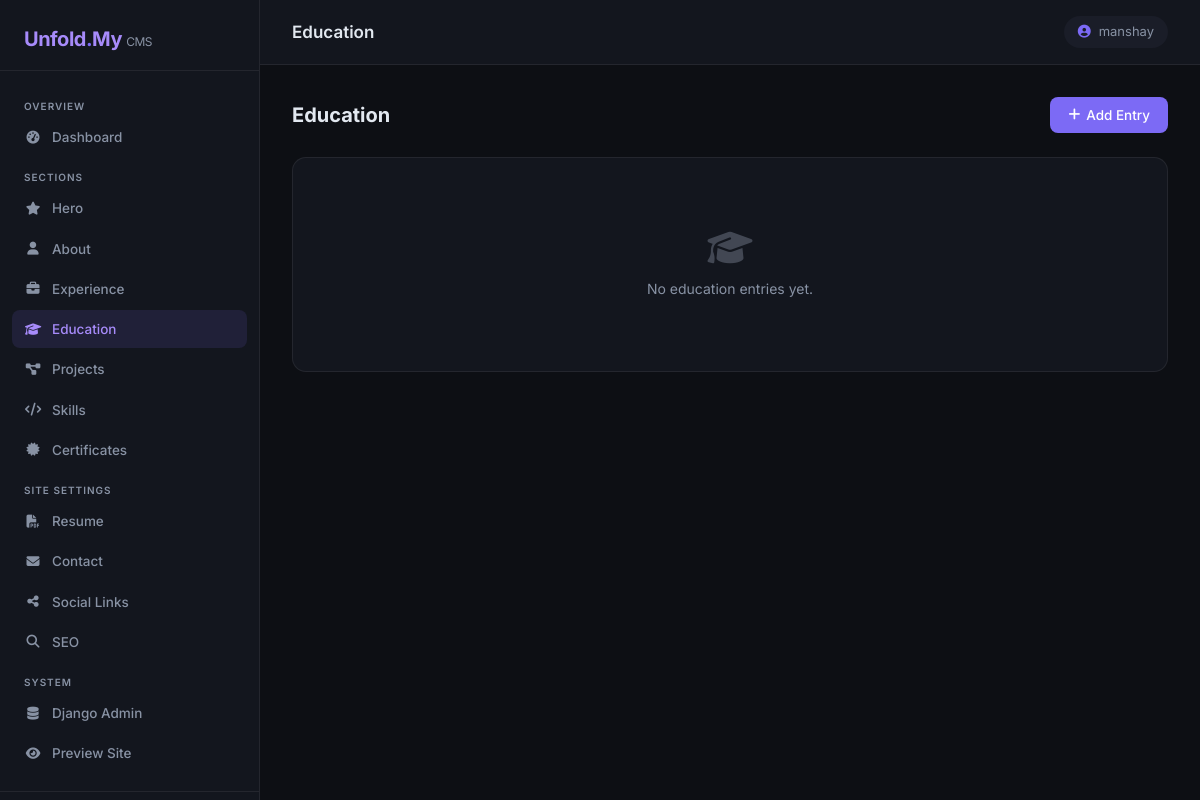
/admin-panel/education/ (signed in), run on an earlier commit of the app's database.
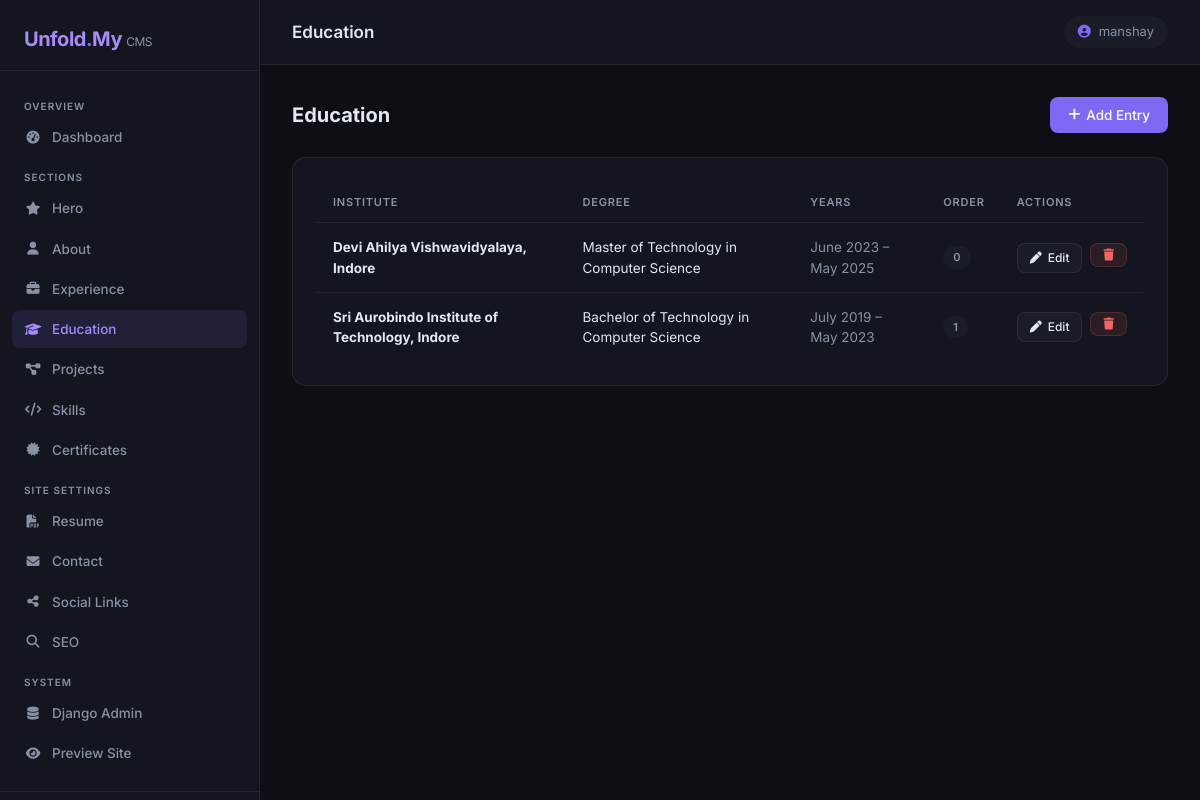
And on a later commit of the database.
### profile_1/models.py (models this page shows, shortened)
class Education(models.Model):
    institute = models.CharField(max_length=250)
    degree = models.CharField(max_length=250)
    start_year = models.CharField(max_length=10)
    end_year = models.CharField(max_length=10)
    percentage = models.CharField(max_length=20, blank=True)
    description = models.TextField(blank=True)
    display_order = models.PositiveIntegerField(default=0)
    class Meta:
        ordering = ["display_order"]

### profile_1/admin_panel/views.py (the view)
# urls.py: path("education/",         views.education_list,      name="education"),
@staff_required
def education_list(request):
    items = Education.objects.all()
    return render(request, "admin-panel/education.html", {"items": items})

### profile_1/admin_panel/views.py (called while the page is built)
def staff_required(view_func):
    @wraps(view_func)
    def wrapper(request, *args, **kwargs):
        if not (request.user.is_authenticated and request.user.is_staff):
            return redirect("admin_panel:login")
        return view_func(request, *args, **kwargs)
    return wrapper

### profile_1/templates/admin-panel/education.html (shortened to what this page needs)
{% extends "admin-panel/base.html" %}
{% block page_title_header %}Education{% endblock %}
{% block nav_education %}active{% endblock %}
{% block content %}
<div class="page-header">
  <h2>Education</h2>
  <a href="{% url 'admin_panel:education-add' %}" class="btn-panel btn-primary-panel"><i class="fa-solid fa-plus"></i> Add Entry</a>
</div>
<div class="panel-card">
  {% if items %}
  <table class="panel-table">
    <thead>
      <tr><th>Institute</th><th>Degree</th><th>Years</th><th>Order</th><th>Actions</th></tr>
    </thead>
    <tbody>
      {% for item in items %}
      <tr>
        <td><strong>{{ item.institute }}</strong></td>
        <td>{{ item.degree }}</td>
        <td style="color:var(--muted)">{{ item.start_year }} – {{ item.end_year }}</td>
        <td><span class="badge-panel badge-muted">{{ item.display_order }}</span></td>
        <td>
          <div style="display:flex;gap:8px;">
            <a href="{% url 'admin_panel:education-edit' item.pk %}" class="btn-panel btn-secondary-panel btn-sm-panel"><i class="fa-solid fa-pen"></i> Edit</a>
            <form method="post" action="{% url 'admin_panel:education-delete' item.pk %}" style="display:inline;" onsubmit="return confirm('Delete?')">
              {% csrf_token %}<button type="submit" class="btn-panel btn-danger-panel btn-sm-panel"><i class="fa-solid fa-trash"></i></button>
            </form>
          </div>
        </td>
      </tr>
      {% endfor %}
    </tbody>
  </table>
  {% else %}
  <div class="empty-state"><i class="fa-solid fa-graduation-cap"></i>No education entries yet.</div>
  {% endif %}
</div>
{% endblock %}

What changed in the data, as far as the page shows it:
added Education: institute "Devi Ahilya Vishwavidyalaya, Indore", degree "Master of Technology in Computer Science", start_year "June 2023", end_year "May 2025", display_order "0"
added Education: institute "Sri Aurobindo Institute of Technology, Indore", degree "Bachelor of Technology in Computer Science", start_year "July 2019", end_year "May 2023", display_order "1"
Also different on the page:
text no longer shown: "No education entries yet."
text now shown: "INSTITUTE DEGREE YEARS ORDER ACTIONS"
